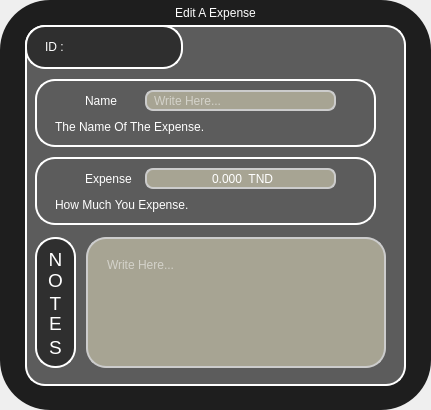
<?xml version="1.0" encoding="UTF-8"?>
<ui version="4.0">
 <class>EditExpense_Main</class>
 <widget class="QDialog" name="EditExpense_Main">
  <property name="geometry">
   <rect>
    <x>0</x>
    <y>0</y>
    <width>431</width>
    <height>410</height>
   </rect>
  </property>
  <property name="minimumSize">
   <size>
    <width>431</width>
    <height>410</height>
   </size>
  </property>
  <property name="maximumSize">
   <size>
    <width>431</width>
    <height>410</height>
   </size>
  </property>
  <property name="windowTitle">
   <string>Dialog</string>
  </property>
  <property name="styleSheet">
   <string notr="true"/>
  </property>
  <widget class="QFrame" name="Background">
   <property name="geometry">
    <rect>
     <x>0</x>
     <y>0</y>
     <width>431</width>
     <height>410</height>
    </rect>
   </property>
   <property name="minimumSize">
    <size>
     <width>431</width>
     <height>410</height>
    </size>
   </property>
   <property name="maximumSize">
    <size>
     <width>431</width>
     <height>410</height>
    </size>
   </property>
   <property name="styleSheet">
    <string notr="true">QWidget{
	background-color: rgb(30, 30, 30);
	color: rgb(255, 255, 255);
	font: 75 9pt &quot;Orbitron&quot;;
	border-style: outset;
    	border-radius: 50px;
}</string>
   </property>
   <property name="frameShape">
    <enum>QFrame::StyledPanel</enum>
   </property>
   <property name="frameShadow">
    <enum>QFrame::Raised</enum>
   </property>
   <widget class="QFrame" name="Infos_Frame">
    <property name="enabled">
     <bool>true</bool>
    </property>
    <property name="geometry">
     <rect>
      <x>25</x>
      <y>25</y>
      <width>381</width>
      <height>361</height>
     </rect>
    </property>
    <property name="minimumSize">
     <size>
      <width>381</width>
      <height>361</height>
     </size>
    </property>
    <property name="maximumSize">
     <size>
      <width>381</width>
      <height>361</height>
     </size>
    </property>
    <property name="styleSheet">
     <string notr="true">QWidget{
	background-color: #5C5C5C;
	color: rgb(255, 255, 255);
	font: 75 18pt &quot;Acme&quot;;
	border: 2px solid #ffffff;
	border-style: outset;
    	border-radius: 20px;
}</string>
    </property>
    <property name="frameShape">
     <enum>QFrame::StyledPanel</enum>
    </property>
    <property name="frameShadow">
     <enum>QFrame::Raised</enum>
    </property>
    <widget class="QFrame" name="ID_Frame">
     <property name="enabled">
      <bool>true</bool>
     </property>
     <property name="geometry">
      <rect>
       <x>0</x>
       <y>0</y>
       <width>158</width>
       <height>44</height>
      </rect>
     </property>
     <property name="minimumSize">
      <size>
       <width>158</width>
       <height>44</height>
      </size>
     </property>
     <property name="maximumSize">
      <size>
       <width>158</width>
       <height>44</height>
      </size>
     </property>
     <property name="styleSheet">
      <string notr="true">QWidget{
	background-color: #2F2F2F;
	color: rgb(255, 255, 255);
	border: 2px solid #ffffff;
	border-style: outset;
    	border-radius: 20px;
}</string>
     </property>
     <property name="frameShape">
      <enum>QFrame::StyledPanel</enum>
     </property>
     <property name="frameShadow">
      <enum>QFrame::Raised</enum>
     </property>
     <widget class="QLabel" name="ID_Label">
      <property name="geometry">
       <rect>
        <x>20</x>
        <y>6</y>
        <width>121</width>
        <height>31</height>
       </rect>
      </property>
      <property name="minimumSize">
       <size>
        <width>121</width>
        <height>31</height>
       </size>
      </property>
      <property name="maximumSize">
       <size>
        <width>121</width>
        <height>31</height>
       </size>
      </property>
      <property name="styleSheet">
       <string notr="true">QLabel {
border: none;
background-color: rgba(0, 0, 0, 0);
color: rgb(255, 255, 255);
font: 75 18pt &quot;Acme&quot;;
}</string>
      </property>
      <property name="text">
       <string>ID : </string>
      </property>
     </widget>
    </widget>
    <widget class="QFrame" name="Bought_Frame">
     <property name="geometry">
      <rect>
       <x>10</x>
       <y>132</y>
       <width>341</width>
       <height>68</height>
      </rect>
     </property>
     <property name="minimumSize">
      <size>
       <width>341</width>
       <height>68</height>
      </size>
     </property>
     <property name="maximumSize">
      <size>
       <width>341</width>
       <height>68</height>
      </size>
     </property>
     <property name="styleSheet">
      <string notr="true">QWidget{
	background-color: #5C5C5C;
	color: rgb(255, 255, 255);
	font: 75 18pt &quot;Acme&quot;;
	border: 2px solid #ffffff;
	border-style: outset;
    	border-radius: 20px;
}</string>
     </property>
     <property name="frameShape">
      <enum>QFrame::StyledPanel</enum>
     </property>
     <property name="frameShadow">
      <enum>QFrame::Raised</enum>
     </property>
     <widget class="QLabel" name="Expense_Expense_Label">
      <property name="geometry">
       <rect>
        <x>50</x>
        <y>11</y>
        <width>80</width>
        <height>21</height>
       </rect>
      </property>
      <property name="minimumSize">
       <size>
        <width>80</width>
        <height>21</height>
       </size>
      </property>
      <property name="maximumSize">
       <size>
        <width>80</width>
        <height>21</height>
       </size>
      </property>
      <property name="styleSheet">
       <string notr="true">QLabel {
border: none;
background-color: rgba(0, 0, 0, 0);
color: rgb(255, 255, 255);
font: 75 13pt &quot;Acme&quot;;
}</string>
      </property>
      <property name="text">
       <string>Expense</string>
      </property>
     </widget>
     <widget class="QDoubleSpinBox" name="Expense_Input">
      <property name="geometry">
       <rect>
        <x>110</x>
        <y>11</y>
        <width>191</width>
        <height>21</height>
       </rect>
      </property>
      <property name="minimumSize">
       <size>
        <width>191</width>
        <height>21</height>
       </size>
      </property>
      <property name="maximumSize">
       <size>
        <width>191</width>
        <height>21</height>
       </size>
      </property>
      <property name="styleSheet">
       <string notr="true">QDoubleSpinBox {
	background-color:rgb(167, 164, 147);
	padding-left: 5px;
	border: 2px solid #ccc;
	border-radius: 8px;
	background-repeat: no-repeat;
	background-position: left center;
	font: 75 15pt &quot;Acme&quot;;
}</string>
      </property>
      <property name="wrapping">
       <bool>false</bool>
      </property>
      <property name="alignment">
       <set>Qt::AlignCenter</set>
      </property>
      <property name="buttonSymbols">
       <enum>QAbstractSpinBox::NoButtons</enum>
      </property>
      <property name="accelerated">
       <bool>true</bool>
      </property>
      <property name="prefix">
       <string/>
      </property>
      <property name="suffix">
       <string>  TND</string>
      </property>
      <property name="decimals">
       <number>3</number>
      </property>
      <property name="maximum">
       <double>9999.989999999999782</double>
      </property>
      <property name="singleStep">
       <double>0.500000000000000</double>
      </property>
     </widget>
     <widget class="QLabel" name="Expense_Expense_Icon">
      <property name="geometry">
       <rect>
        <x>20</x>
        <y>11</y>
        <width>21</width>
        <height>21</height>
       </rect>
      </property>
      <property name="minimumSize">
       <size>
        <width>21</width>
        <height>21</height>
       </size>
      </property>
      <property name="maximumSize">
       <size>
        <width>21</width>
        <height>21</height>
       </size>
      </property>
      <property name="styleSheet">
       <string notr="true">border: none;
background-color: rgba(0, 0, 0, 0);
color: rgb(255, 255, 255);
font: 75 18pt &quot;Acme&quot;;</string>
      </property>
      <property name="text">
       <string/>
      </property>
      <property name="pixmap">
       <pixmap resource="resources.qrc">:/Icons/TND_White.png</pixmap>
      </property>
      <property name="scaledContents">
       <bool>true</bool>
      </property>
      <property name="alignment">
       <set>Qt::AlignCenter</set>
      </property>
     </widget>
     <widget class="QLabel" name="Expense_Infos">
      <property name="geometry">
       <rect>
        <x>20</x>
        <y>37</y>
        <width>301</width>
        <height>21</height>
       </rect>
      </property>
      <property name="minimumSize">
       <size>
        <width>301</width>
        <height>21</height>
       </size>
      </property>
      <property name="maximumSize">
       <size>
        <width>301</width>
        <height>21</height>
       </size>
      </property>
      <property name="styleSheet">
       <string notr="true">QLabel {border: none;
background-color: rgba(0, 0, 0, 0);
color: rgbrgb(0, 174, 255);
font: 75 13pt &quot;Acme&quot;;
}</string>
      </property>
      <property name="text">
       <string>How Much You Expense.</string>
      </property>
     </widget>
    </widget>
    <widget class="QFrame" name="Notes_Label_Frame">
     <property name="geometry">
      <rect>
       <x>10</x>
       <y>212</y>
       <width>41</width>
       <height>131</height>
      </rect>
     </property>
     <property name="minimumSize">
      <size>
       <width>41</width>
       <height>131</height>
      </size>
     </property>
     <property name="maximumSize">
      <size>
       <width>41</width>
       <height>131</height>
      </size>
     </property>
     <property name="styleSheet">
      <string notr="true">QWidget{
	background-color: #2F2F2F;
	color: rgb(255, 255, 255);
	border: 2px solid #ffffff;
	border-style: outset;
    	border-radius: 20px;
}</string>
     </property>
     <property name="frameShape">
      <enum>QFrame::StyledPanel</enum>
     </property>
     <property name="frameShadow">
      <enum>QFrame::Raised</enum>
     </property>
     <widget class="QLabel" name="Notes_Text_Label">
      <property name="geometry">
       <rect>
        <x>0</x>
        <y>2</y>
        <width>41</width>
        <height>41</height>
       </rect>
      </property>
      <property name="layoutDirection">
       <enum>Qt::LeftToRight</enum>
      </property>
      <property name="autoFillBackground">
       <bool>false</bool>
      </property>
      <property name="styleSheet">
       <string notr="true">QLabel {
border: none;
background-color: rgba(0, 0, 0, 0);
color: rgb(255, 255, 255);
font: 75 18pt &quot;Acme&quot;;
}</string>
      </property>
      <property name="text">
       <string>&lt;!DOCTYPE HTML PUBLIC &quot;-//W3C//DTD HTML 4.0//EN&quot; &quot;http://www.w3.org/TR/REC-html40/strict.dtd&quot;&gt;
&lt;html&gt;&lt;head&gt;&lt;meta name=&quot;qrichtext&quot; content=&quot;1&quot; /&gt;&lt;style type=&quot;text/css&quot;&gt;
p, li { white-space: pre-wrap; }
&lt;/style&gt;&lt;/head&gt;&lt;body style=&quot; font-family:'Acme'; font-size:18pt; font-weight:72; font-style:normal;&quot;&gt;
&lt;p style=&quot; margin-top:12px; margin-bottom:12px; margin-left:0px; margin-right:0px; -qt-block-indent:0; text-indent:0px;&quot;&gt;&lt;span style=&quot; font-size:14pt;&quot;&gt;N&lt;/span&gt;&lt;/p&gt;&lt;/body&gt;&lt;/html&gt;</string>
      </property>
      <property name="textFormat">
       <enum>Qt::RichText</enum>
      </property>
      <property name="scaledContents">
       <bool>false</bool>
      </property>
      <property name="alignment">
       <set>Qt::AlignCenter</set>
      </property>
      <property name="wordWrap">
       <bool>false</bool>
      </property>
      <property name="openExternalLinks">
       <bool>false</bool>
      </property>
     </widget>
     <widget class="QLabel" name="Notes_Text_Label_2">
      <property name="geometry">
       <rect>
        <x>0</x>
        <y>23</y>
        <width>41</width>
        <height>41</height>
       </rect>
      </property>
      <property name="layoutDirection">
       <enum>Qt::LeftToRight</enum>
      </property>
      <property name="autoFillBackground">
       <bool>false</bool>
      </property>
      <property name="styleSheet">
       <string notr="true">QLabel {
border: none;
background-color: rgba(0, 0, 0, 0);
color: rgb(255, 255, 255);
font: 75 18pt &quot;Acme&quot;;
}</string>
      </property>
      <property name="text">
       <string>&lt;!DOCTYPE HTML PUBLIC &quot;-//W3C//DTD HTML 4.0//EN&quot; &quot;http://www.w3.org/TR/REC-html40/strict.dtd&quot;&gt;
&lt;html&gt;&lt;head&gt;&lt;meta name=&quot;qrichtext&quot; content=&quot;1&quot; /&gt;&lt;style type=&quot;text/css&quot;&gt;
p, li { white-space: pre-wrap; }
&lt;/style&gt;&lt;/head&gt;&lt;body style=&quot; font-family:'Acme'; font-size:18pt; font-weight:72; font-style:normal;&quot;&gt;
&lt;p style=&quot; margin-top:12px; margin-bottom:12px; margin-left:0px; margin-right:0px; -qt-block-indent:0; text-indent:0px;&quot;&gt;&lt;span style=&quot; font-size:14pt;&quot;&gt;O&lt;/span&gt;&lt;/p&gt;&lt;/body&gt;&lt;/html&gt;</string>
      </property>
      <property name="textFormat">
       <enum>Qt::RichText</enum>
      </property>
      <property name="scaledContents">
       <bool>false</bool>
      </property>
      <property name="alignment">
       <set>Qt::AlignCenter</set>
      </property>
      <property name="wordWrap">
       <bool>false</bool>
      </property>
      <property name="openExternalLinks">
       <bool>false</bool>
      </property>
     </widget>
     <widget class="QLabel" name="Notes_Text_Label_3">
      <property name="geometry">
       <rect>
        <x>0</x>
        <y>46</y>
        <width>41</width>
        <height>41</height>
       </rect>
      </property>
      <property name="layoutDirection">
       <enum>Qt::LeftToRight</enum>
      </property>
      <property name="autoFillBackground">
       <bool>false</bool>
      </property>
      <property name="styleSheet">
       <string notr="true">QLabel {
border: none;
background-color: rgba(0, 0, 0, 0);
color: rgb(255, 255, 255);
font: 75 18pt &quot;Acme&quot;;
}</string>
      </property>
      <property name="text">
       <string>&lt;!DOCTYPE HTML PUBLIC &quot;-//W3C//DTD HTML 4.0//EN&quot; &quot;http://www.w3.org/TR/REC-html40/strict.dtd&quot;&gt;
&lt;html&gt;&lt;head&gt;&lt;meta name=&quot;qrichtext&quot; content=&quot;1&quot; /&gt;&lt;style type=&quot;text/css&quot;&gt;
p, li { white-space: pre-wrap; }
&lt;/style&gt;&lt;/head&gt;&lt;body style=&quot; font-family:'Acme'; font-size:18pt; font-weight:72; font-style:normal;&quot;&gt;
&lt;p style=&quot; margin-top:12px; margin-bottom:12px; margin-left:0px; margin-right:0px; -qt-block-indent:0; text-indent:0px;&quot;&gt;&lt;span style=&quot; font-size:14pt;&quot;&gt;T&lt;/span&gt;&lt;/p&gt;&lt;/body&gt;&lt;/html&gt;</string>
      </property>
      <property name="textFormat">
       <enum>Qt::RichText</enum>
      </property>
      <property name="scaledContents">
       <bool>false</bool>
      </property>
      <property name="alignment">
       <set>Qt::AlignCenter</set>
      </property>
      <property name="wordWrap">
       <bool>false</bool>
      </property>
      <property name="openExternalLinks">
       <bool>false</bool>
      </property>
     </widget>
     <widget class="QLabel" name="Notes_Text_Label_4">
      <property name="geometry">
       <rect>
        <x>0</x>
        <y>66</y>
        <width>41</width>
        <height>41</height>
       </rect>
      </property>
      <property name="layoutDirection">
       <enum>Qt::LeftToRight</enum>
      </property>
      <property name="autoFillBackground">
       <bool>false</bool>
      </property>
      <property name="styleSheet">
       <string notr="true">QLabel {
border: none;
background-color: rgba(0, 0, 0, 0);
color: rgb(255, 255, 255);
font: 75 18pt &quot;Acme&quot;;
}</string>
      </property>
      <property name="text">
       <string>&lt;!DOCTYPE HTML PUBLIC &quot;-//W3C//DTD HTML 4.0//EN&quot; &quot;http://www.w3.org/TR/REC-html40/strict.dtd&quot;&gt;
&lt;html&gt;&lt;head&gt;&lt;meta name=&quot;qrichtext&quot; content=&quot;1&quot; /&gt;&lt;style type=&quot;text/css&quot;&gt;
p, li { white-space: pre-wrap; }
&lt;/style&gt;&lt;/head&gt;&lt;body style=&quot; font-family:'Acme'; font-size:18pt; font-weight:72; font-style:normal;&quot;&gt;
&lt;p style=&quot; margin-top:12px; margin-bottom:12px; margin-left:0px; margin-right:0px; -qt-block-indent:0; text-indent:0px;&quot;&gt;&lt;span style=&quot; font-size:14pt;&quot;&gt;E&lt;/span&gt;&lt;/p&gt;&lt;/body&gt;&lt;/html&gt;</string>
      </property>
      <property name="textFormat">
       <enum>Qt::RichText</enum>
      </property>
      <property name="scaledContents">
       <bool>false</bool>
      </property>
      <property name="alignment">
       <set>Qt::AlignCenter</set>
      </property>
      <property name="wordWrap">
       <bool>false</bool>
      </property>
      <property name="openExternalLinks">
       <bool>false</bool>
      </property>
     </widget>
     <widget class="QLabel" name="Notes_Text_Label_5">
      <property name="geometry">
       <rect>
        <x>0</x>
        <y>90</y>
        <width>41</width>
        <height>41</height>
       </rect>
      </property>
      <property name="layoutDirection">
       <enum>Qt::LeftToRight</enum>
      </property>
      <property name="autoFillBackground">
       <bool>false</bool>
      </property>
      <property name="styleSheet">
       <string notr="true">QLabel {
border: none;
background-color: rgba(0, 0, 0, 0);
color: rgb(255, 255, 255);
font: 75 18pt &quot;Acme&quot;;
}</string>
      </property>
      <property name="text">
       <string>&lt;!DOCTYPE HTML PUBLIC &quot;-//W3C//DTD HTML 4.0//EN&quot; &quot;http://www.w3.org/TR/REC-html40/strict.dtd&quot;&gt;
&lt;html&gt;&lt;head&gt;&lt;meta name=&quot;qrichtext&quot; content=&quot;1&quot; /&gt;&lt;style type=&quot;text/css&quot;&gt;
p, li { white-space: pre-wrap; }
&lt;/style&gt;&lt;/head&gt;&lt;body style=&quot; font-family:'Acme'; font-size:18pt; font-weight:72; font-style:normal;&quot;&gt;
&lt;p style=&quot; margin-top:12px; margin-bottom:12px; margin-left:0px; margin-right:0px; -qt-block-indent:0; text-indent:0px;&quot;&gt;&lt;span style=&quot; font-size:14pt;&quot;&gt;S&lt;/span&gt;&lt;/p&gt;&lt;/body&gt;&lt;/html&gt;</string>
      </property>
      <property name="textFormat">
       <enum>Qt::RichText</enum>
      </property>
      <property name="scaledContents">
       <bool>false</bool>
      </property>
      <property name="alignment">
       <set>Qt::AlignCenter</set>
      </property>
      <property name="wordWrap">
       <bool>false</bool>
      </property>
      <property name="openExternalLinks">
       <bool>false</bool>
      </property>
     </widget>
    </widget>
    <widget class="QPlainTextEdit" name="Notes_Input">
     <property name="geometry">
      <rect>
       <x>61</x>
       <y>212</y>
       <width>300</width>
       <height>131</height>
      </rect>
     </property>
     <property name="minimumSize">
      <size>
       <width>300</width>
       <height>131</height>
      </size>
     </property>
     <property name="maximumSize">
      <size>
       <width>300</width>
       <height>131</height>
      </size>
     </property>
     <property name="styleSheet">
      <string notr="true">QPlainTextEdit{
	background-color:rgb(167, 164, 147);
	padding-left: 15px;
	padding-top: 15px;
	padding-right: 15px;
	border: 2px solid #ccc;
	border-radius: 8px;
	background-repeat: no-repeat;
	background-position: left center;
	font: 75 15pt &quot;Acme&quot;;
    	border-radius: 20px;
}</string>
     </property>
     <property name="verticalScrollBarPolicy">
      <enum>Qt::ScrollBarAlwaysOff</enum>
     </property>
     <property name="horizontalScrollBarPolicy">
      <enum>Qt::ScrollBarAlwaysOff</enum>
     </property>
     <property name="documentTitle">
      <string/>
     </property>
     <property name="placeholderText">
      <string>Write Here...</string>
     </property>
    </widget>
    <widget class="QPushButton" name="Edit_Expense_Button">
     <property name="enabled">
      <bool>true</bool>
     </property>
     <property name="geometry">
      <rect>
       <x>260</x>
       <y>9</y>
       <width>43</width>
       <height>33</height>
      </rect>
     </property>
     <property name="minimumSize">
      <size>
       <width>43</width>
       <height>33</height>
      </size>
     </property>
     <property name="maximumSize">
      <size>
       <width>43</width>
       <height>33</height>
      </size>
     </property>
     <property name="font">
      <font>
       <family>Acme</family>
       <pointsize>18</pointsize>
       <weight>9</weight>
       <italic>false</italic>
       <bold>false</bold>
      </font>
     </property>
     <property name="cursor">
      <cursorShape>ArrowCursor</cursorShape>
     </property>
     <property name="styleSheet">
      <string notr="true">QPushButton {
	border: none;
	background-color:rgba(0, 0, 0, 0);
	image: url(:/Icons/Edit_Expenses_White.png);
}
QPushButton:hover {
	border: none;
	background-color:rgba(0, 0, 0, 0);
	image:url(:/Icons/Edit_Expenses_Mix.png);
}

QPushButton:pressed {
	border: none;
	background-color:rgba(0, 0, 0, 0);
	image: url(:/Icons/Edit_Expenses_Green.png);
}</string>
     </property>
     <property name="text">
      <string/>
     </property>
     <property name="iconSize">
      <size>
       <width>20</width>
       <height>20</height>
      </size>
     </property>
     <property name="shortcut">
      <string>Return</string>
     </property>
     <property name="checkable">
      <bool>false</bool>
     </property>
     <property name="autoRepeat">
      <bool>false</bool>
     </property>
     <property name="autoExclusive">
      <bool>false</bool>
     </property>
     <property name="autoRepeatDelay">
      <number>50</number>
     </property>
     <property name="autoRepeatInterval">
      <number>10</number>
     </property>
    </widget>
    <widget class="QPushButton" name="Exit_Expense_Button">
     <property name="enabled">
      <bool>true</bool>
     </property>
     <property name="geometry">
      <rect>
       <x>310</x>
       <y>10</y>
       <width>43</width>
       <height>33</height>
      </rect>
     </property>
     <property name="minimumSize">
      <size>
       <width>43</width>
       <height>33</height>
      </size>
     </property>
     <property name="maximumSize">
      <size>
       <width>43</width>
       <height>33</height>
      </size>
     </property>
     <property name="font">
      <font>
       <family>Acme</family>
       <pointsize>18</pointsize>
       <weight>9</weight>
       <italic>false</italic>
       <bold>false</bold>
      </font>
     </property>
     <property name="cursor">
      <cursorShape>ArrowCursor</cursorShape>
     </property>
     <property name="styleSheet">
      <string notr="true">QPushButton {
	border: none;
	background-color:rgba(0, 0, 0, 0);
	image: url(:/Icons/Exit_White.png);
}
QPushButton:hover {
	border: none;
	background-color:rgba(0, 0, 0, 0);
	image: url(:/Icons/Exit_Mix.png);
}

QPushButton:pressed {
	border: none;
	background-color:rgba(0, 0, 0, 0);
	image: url(:/Icons/Exit_Red.png);
}</string>
     </property>
     <property name="text">
      <string/>
     </property>
     <property name="iconSize">
      <size>
       <width>20</width>
       <height>20</height>
      </size>
     </property>
     <property name="shortcut">
      <string>Esc</string>
     </property>
     <property name="checkable">
      <bool>false</bool>
     </property>
     <property name="autoRepeat">
      <bool>false</bool>
     </property>
     <property name="autoExclusive">
      <bool>false</bool>
     </property>
     <property name="autoRepeatDelay">
      <number>50</number>
     </property>
     <property name="autoRepeatInterval">
      <number>10</number>
     </property>
    </widget>
    <widget class="QFrame" name="Name_Frame">
     <property name="geometry">
      <rect>
       <x>10</x>
       <y>54</y>
       <width>341</width>
       <height>68</height>
      </rect>
     </property>
     <property name="minimumSize">
      <size>
       <width>341</width>
       <height>68</height>
      </size>
     </property>
     <property name="maximumSize">
      <size>
       <width>341</width>
       <height>68</height>
      </size>
     </property>
     <property name="styleSheet">
      <string notr="true">QWidget{
	background-color: #5C5C5C;
	color: rgb(255, 255, 255);
	font: 75 18pt &quot;Acme&quot;;
	border: 2px solid #ffffff;
	border-style: outset;
    	border-radius: 20px;
}</string>
     </property>
     <property name="frameShape">
      <enum>QFrame::StyledPanel</enum>
     </property>
     <property name="frameShadow">
      <enum>QFrame::Raised</enum>
     </property>
     <widget class="QLabel" name="Expense_Name_Icon">
      <property name="geometry">
       <rect>
        <x>20</x>
        <y>11</y>
        <width>21</width>
        <height>21</height>
       </rect>
      </property>
      <property name="minimumSize">
       <size>
        <width>21</width>
        <height>21</height>
       </size>
      </property>
      <property name="maximumSize">
       <size>
        <width>21</width>
        <height>21</height>
       </size>
      </property>
      <property name="styleSheet">
       <string notr="true">border: none;
background-color: rgba(0, 0, 0, 0);
color: rgb(255, 255, 255);
font: 75 18pt &quot;Acme&quot;;</string>
      </property>
      <property name="text">
       <string/>
      </property>
      <property name="pixmap">
       <pixmap resource="resources.qrc">:/Icons/Customer_Whitre.png</pixmap>
      </property>
      <property name="scaledContents">
       <bool>true</bool>
      </property>
      <property name="alignment">
       <set>Qt::AlignCenter</set>
      </property>
      <property name="wordWrap">
       <bool>false</bool>
      </property>
     </widget>
     <widget class="QLineEdit" name="Name_Input">
      <property name="geometry">
       <rect>
        <x>110</x>
        <y>11</y>
        <width>191</width>
        <height>21</height>
       </rect>
      </property>
      <property name="minimumSize">
       <size>
        <width>191</width>
        <height>21</height>
       </size>
      </property>
      <property name="maximumSize">
       <size>
        <width>191</width>
        <height>21</height>
       </size>
      </property>
      <property name="styleSheet">
       <string notr="true">QLineEdit {
	background-color:rgb(167, 164, 147);
	padding-left: 5px;
	border: 2px solid #ccc;
	border-radius: 8px;
	background-repeat: no-repeat;
	background-position: left center;
	font: 75 15pt &quot;Acme&quot;;
}</string>
      </property>
      <property name="placeholderText">
       <string>Write Here...</string>
      </property>
     </widget>
     <widget class="QLabel" name="Expense_Name_Label">
      <property name="geometry">
       <rect>
        <x>50</x>
        <y>11</y>
        <width>51</width>
        <height>21</height>
       </rect>
      </property>
      <property name="minimumSize">
       <size>
        <width>51</width>
        <height>21</height>
       </size>
      </property>
      <property name="maximumSize">
       <size>
        <width>51</width>
        <height>21</height>
       </size>
      </property>
      <property name="styleSheet">
       <string notr="true">border: none;
background-color: rgba(0, 0, 0, 0);
color: rgb(255, 255, 255);
font: 75 13pt &quot;Acme&quot;;</string>
      </property>
      <property name="text">
       <string>Name </string>
      </property>
     </widget>
     <widget class="QLabel" name="Name_Infos">
      <property name="geometry">
       <rect>
        <x>20</x>
        <y>37</y>
        <width>301</width>
        <height>21</height>
       </rect>
      </property>
      <property name="minimumSize">
       <size>
        <width>301</width>
        <height>21</height>
       </size>
      </property>
      <property name="maximumSize">
       <size>
        <width>301</width>
        <height>21</height>
       </size>
      </property>
      <property name="styleSheet">
       <string notr="true">QLabel {border: none;
background-color: rgba(0, 0, 0, 0);
color: rgbrgb(0, 174, 255);
font: 75 13pt &quot;Acme&quot;;
}</string>
      </property>
      <property name="text">
       <string>The Name Of The Expense.</string>
      </property>
     </widget>
    </widget>
   </widget>
   <widget class="QLabel" name="Expense_Title">
    <property name="geometry">
     <rect>
      <x>50</x>
      <y>2</y>
      <width>331</width>
      <height>21</height>
     </rect>
    </property>
    <property name="minimumSize">
     <size>
      <width>331</width>
      <height>21</height>
     </size>
    </property>
    <property name="maximumSize">
     <size>
      <width>331</width>
      <height>21</height>
     </size>
    </property>
    <property name="styleSheet">
     <string notr="true">border: none;
background-color: rgba(0, 0, 0, 0);
color: rgb(255, 255, 255);
font: 75 15pt &quot;Acme&quot;;</string>
    </property>
    <property name="text">
     <string>Edit A Expense</string>
    </property>
    <property name="alignment">
     <set>Qt::AlignCenter</set>
    </property>
   </widget>
  </widget>
 </widget>
 <tabstops>
  <tabstop>Notes_Input</tabstop>
  <tabstop>Edit_Expense_Button</tabstop>
  <tabstop>Exit_Expense_Button</tabstop>
 </tabstops>
 <resources>
  <include location="resources.qrc"/>
 </resources>
 <connections>
  <connection>
   <sender>Exit_Expense_Button</sender>
   <signal>clicked()</signal>
   <receiver>EditExpense_Main</receiver>
   <slot>close()</slot>
   <hints>
    <hint type="sourcelabel">
     <x>454</x>
     <y>472</y>
    </hint>
    <hint type="destinationlabel">
     <x>274</x>
     <y>274</y>
    </hint>
   </hints>
  </connection>
 </connections>
</ui>
